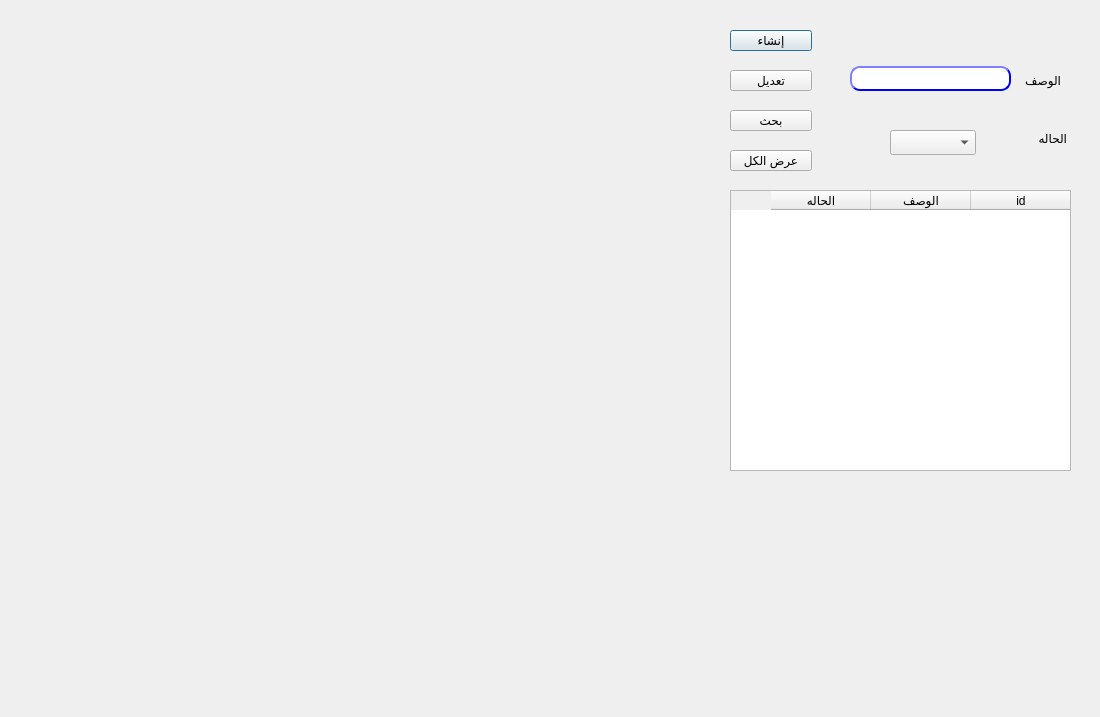
<?xml version="1.0" encoding="UTF-8"?>
<ui version="4.0">
 <class>CustomerGP</class>
 <widget class="QDialog" name="CustomerGP">
  <property name="geometry">
   <rect>
    <x>0</x>
    <y>0</y>
    <width>1100</width>
    <height>717</height>
   </rect>
  </property>
  <property name="minimumSize">
   <size>
    <width>1100</width>
    <height>717</height>
   </size>
  </property>
  <property name="maximumSize">
   <size>
    <width>1100</width>
    <height>717</height>
   </size>
  </property>
  <property name="windowTitle">
   <string>الشركات</string>
  </property>
  <widget class="QLabel" name="desc">
   <property name="geometry">
    <rect>
     <x>980</x>
     <y>70</y>
     <width>81</width>
     <height>21</height>
    </rect>
   </property>
   <property name="text">
    <string>الوصف</string>
   </property>
  </widget>
  <widget class="QLabel" name="label_2">
   <property name="geometry">
    <rect>
     <x>1000</x>
     <y>130</y>
     <width>67</width>
     <height>17</height>
    </rect>
   </property>
   <property name="text">
    <string>الحاله</string>
   </property>
  </widget>
  <widget class="QComboBox" name="CMB_status">
   <property name="geometry">
    <rect>
     <x>890</x>
     <y>130</y>
     <width>86</width>
     <height>25</height>
    </rect>
   </property>
  </widget>
  <widget class="QPushButton" name="BTN_create">
   <property name="geometry">
    <rect>
     <x>730</x>
     <y>30</y>
     <width>82</width>
     <height>21</height>
    </rect>
   </property>
   <property name="styleSheet">
    <string notr="true"/>
   </property>
   <property name="text">
    <string>إنشاء</string>
   </property>
  </widget>
  <widget class="QLineEdit" name="LE_desc">
   <property name="geometry">
    <rect>
     <x>850</x>
     <y>66</y>
     <width>161</width>
     <height>25</height>
    </rect>
   </property>
   <property name="styleSheet">
    <string notr="true">QLineEdit{
                                        background-color: white;
                                        border-style: outset;
                                        border-width: 2px;
                                        border-radius: 10px;
                                        border-color: blue;
                                        min-width: 6em;
                                        }
                                        QLineEdit:hover {
                                        background: qradialgradient(
                                        cx: 0.3, cy: -0.4, fx: 0.3, fy: -0.4,
                                        radius: 1.35, stop: 0 #fff, stop: 1 #bbb
                                        );
                                        }
                                       QLineEdit:pressed {
                                        border-style: inset;
                                        background: qradialgradient(
                                        cx: 0.4, cy: -0.1, fx: 0.4, fy: -0.1,
                                        radius: 1.35, stop: 0 #fff, stop: 1 #ddd
                                        );
                                        }
                                    </string>
   </property>
   <property name="maxLength">
    <number>50</number>
   </property>
  </widget>
  <widget class="QTableWidget" name="Qtable">
   <property name="geometry">
    <rect>
     <x>730</x>
     <y>190</y>
     <width>341</width>
     <height>281</height>
    </rect>
   </property>
   <property name="layoutDirection">
    <enum>Qt::RightToLeft</enum>
   </property>
   <column>
    <property name="text">
     <string>id</string>
    </property>
   </column>
   <column>
    <property name="text">
     <string>الوصف</string>
    </property>
   </column>
   <column>
    <property name="text">
     <string>الحاله</string>
    </property>
   </column>
  </widget>
  <widget class="QPushButton" name="BTN_modify">
   <property name="geometry">
    <rect>
     <x>730</x>
     <y>70</y>
     <width>82</width>
     <height>21</height>
    </rect>
   </property>
   <property name="styleSheet">
    <string notr="true"/>
   </property>
   <property name="text">
    <string>تعديل</string>
   </property>
  </widget>
  <widget class="QPushButton" name="BTN_search">
   <property name="geometry">
    <rect>
     <x>730</x>
     <y>110</y>
     <width>82</width>
     <height>21</height>
    </rect>
   </property>
   <property name="styleSheet">
    <string notr="true"/>
   </property>
   <property name="text">
    <string>بحث</string>
   </property>
  </widget>
  <widget class="QLabel" name="LB_id">
   <property name="enabled">
    <bool>false</bool>
   </property>
   <property name="geometry">
    <rect>
     <x>820</x>
     <y>40</y>
     <width>31</width>
     <height>20</height>
    </rect>
   </property>
   <property name="text">
    <string/>
   </property>
  </widget>
  <widget class="QLabel" name="LB_status">
   <property name="enabled">
    <bool>false</bool>
   </property>
   <property name="geometry">
    <rect>
     <x>830</x>
     <y>130</y>
     <width>31</width>
     <height>21</height>
    </rect>
   </property>
   <property name="text">
    <string/>
   </property>
  </widget>
  <widget class="QPushButton" name="BTN_search_all">
   <property name="geometry">
    <rect>
     <x>730</x>
     <y>150</y>
     <width>82</width>
     <height>21</height>
    </rect>
   </property>
   <property name="styleSheet">
    <string notr="true"/>
   </property>
   <property name="text">
    <string>عرض الكل</string>
   </property>
  </widget>
 </widget>
 <resources/>
 <connections/>
</ui>
